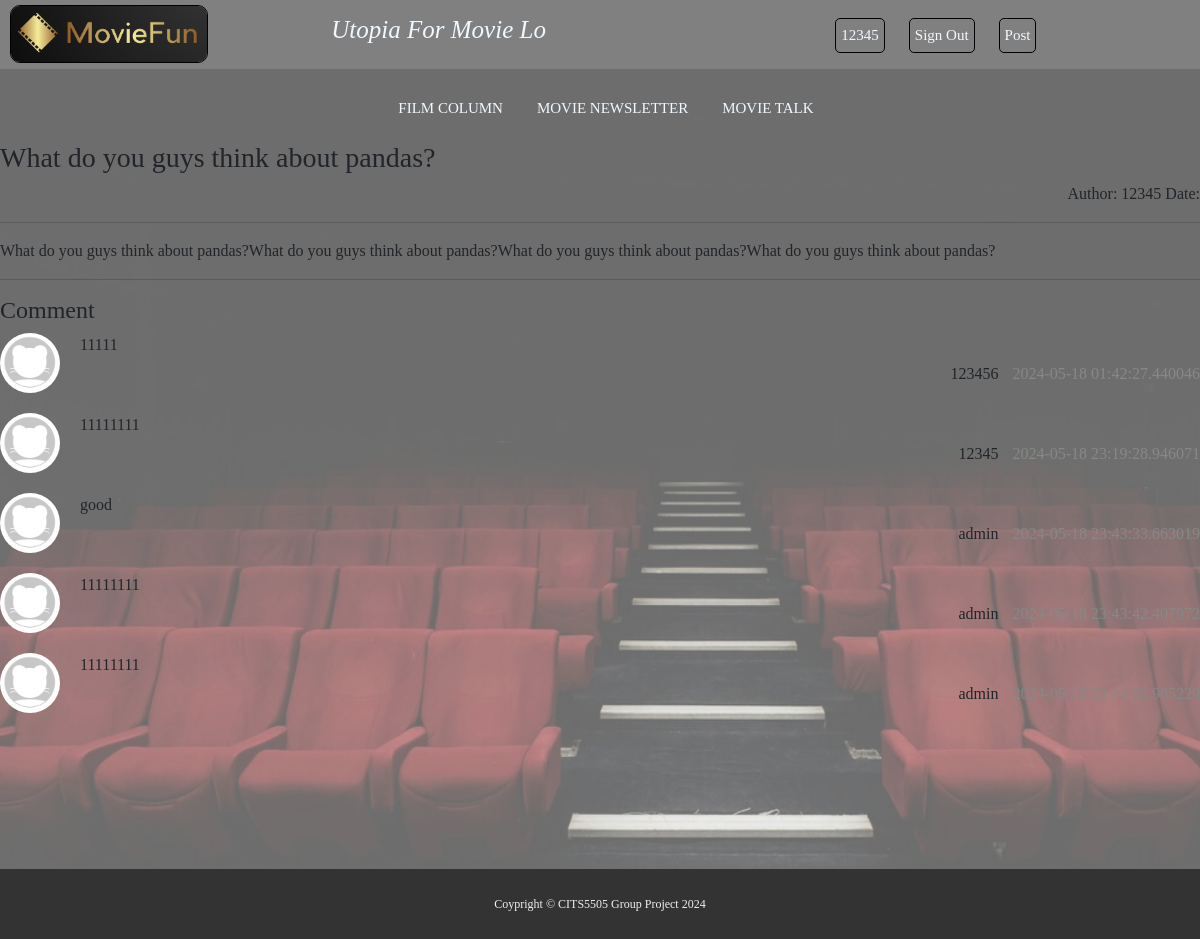
Screenshot of /qa/dt/1 (signed in) with the database file from the repository.
### models.py (models this page shows)
class UserModel(db.Model):
    __tablename__ = "user"
    id = db.Column(db.Integer, primary_key=True, autoincrement=True)
    username = db.Column(db.String(20), nullable=False)
    password = db.Column(db.String(25), nullable=False)
    email = db.Column(db.String(50), nullable=False, unique=True)

class QuestionModel(db.Model):
    __tablename__ = "question"
    id = db.Column(db.Integer, primary_key=True, autoincrement=True)
    title = db.Column(db.String(100), nullable=False)
    content = db.Column(db.Text, nullable=False)
    create_time = db.Column(db.DateTime, default=datetime.now)
    author_id = db.Column(db.Integer, db.ForeignKey("user.id"))
    author = db.relationship(UserModel, backref="questions")

class ReplyModel(db.Model):
    __tablename__ = "reply"
    id = db.Column(db.Integer, primary_key=True, autoincrement=True)
    content = db.Column(db.Text, nullable=False)
    create_time = db.Column(db.DateTime, default=datetime.now)
    question_id = db.Column(db.Integer, db.ForeignKey("question.id"))
    question = db.relationship(QuestionModel, backref="replies")
    user_id = db.Column(db.Integer, db.ForeignKey("user.id"))
    user = db.relationship(UserModel, backref="replies")

### blueprints/qa.py (the view)
@bp.route("/dt/<qa_id>")
def qa_detail(qa_id):
    question = QuestionModel.query.get(qa_id)
    replies = ReplyModel.query.filter(
        (ReplyModel.question_id == question.id)
    ).all()
    print(question, replies)
    return render_template("detail.html", question=question, replies=replies)

### app.py (called while the page is built)
@app.before_request
def my_before_request():
    user_id = session.get("user_id")
    if user_id:
        user = UserModel.query.get(user_id)
        setattr(g, "user", user)
    else:
        setattr(g, "user", None)

@app.context_processor
def my_context_processor():
    return {"user": g.user}

### templates/detail.html (shortened to what this page needs)
{% extends "base.html"%}
{% block head %}
<link rel="stylesheet" type="text/css" href="{{ url_for('static', filename='css/dt-styles.css') }}">
{% endblock %}
{% block body %}
<div class="homeBody">
  <div id="nav">
    <ul>
      <li><a class="navLink" href="filmColumn.html">FILM COLUMN</a></li>
      <li><a class="navLink" href="movieNews.html">MOVIE NEWSLETTER</a></li>
      <li><a class="navLink" href="/movieTalk" id="selfPage">MOVIE TALK</a></li>
    </ul>
  </div>
  <div class="content">
    <div>
      <div>
        <h3 class="page-title">{{ question.title }}</h3>
        <p class="question-info">
          <span>Author: {{ question.author.username }}</span>
          <span> Date: {{ question.creat_time }}</span>
        </p>
        <hr>
        <p class="question-content"> {{ question.content }}</p>
        <hr>
        <h4> Comment</h4>
        <div class="post">
          {% for reply in replies %}
          <li>
            <div class="side-post">
              <img class="avator" src="{{ url_for('static', filename='jpg/avatar.jpeg')}}" alt="">
            </div>
            <div class="question-main">
              <div>{{ reply.content }}</div>
              <div class="question-info">
                <span class="question-author">{{ reply.user.username }}</span>
                <span class="question-time">{{ reply.create_time }}</span>
              </div>
            </div>
          </li>
          {% endfor %}
        </div>
      </div>
    </div>
  </div>
</div>
{% endblock %}

### templates/base.html (shortened to what this page needs)
<!DOCTYPE html>
<html lang="en">
<head>
  <link href="https://cdn.jsdelivr.net/npm/bootstrap@5.3.3/dist/css/bootstrap.min.css" rel="stylesheet"
>
  <link rel="stylesheet" type="text/css" href="{{url_for('static', filename="css/index-styles.css" )}}">
  {% block head %} {% endblock%}
</head>
<body>
  <nav id="container">
    <div id="logo" class="col-md-8">
      <img src="{{ url_for('static', filename='jpg/logo.png') }}" alt="ForumLogo" id="ForumLogo">
      <p id="headP"></p>
    </div>
    <div id="login" class="col-md-4">
      <ul>
        {% if user %}
        <li><span class="logLink">{{ user.username}}</span></li>
        <li><a class="logLink" href="{{ url_for('auth.logout')}}">Sign Out</a></li>
        {% else %}
        <li><a class="logLink" href="{{ url_for('auth.login')}}">Log In</a></li>
        <li><a class="logLink" href="{{ url_for('auth.register')}}">Register</a></li>
        {% endif %}
        <li><a class="logLink" href="{{ url_for('qa.post')}}">Post</a></li>
      </ul>
    </div>
  </nav>
  {% block body %}
  {% endblock %}
  <footer>
    <div id="copyright">
      <p>
        Coypright © CITS5505 Group Project 2024
      </p>
    </div>
  </footer>
</body>
</html>

### static/css/index-styles.css (style rules this page uses)
* { margin: 0; padding: 0; box-sizing: border-box; font-family: Cambria, Cochin, Georgia, Times, "Times New Roman", serif; }
#container { background-color: grey; display: flex; flex-direction: row; padding-left: 10px; }
#logo { display: inline-block; margin: auto 0px; }
#ForumLogo { display: inline-block; width: 25%; height: auto; border: 1px solid black; border-radius: 10px; }
#headP { display: inline-block; font-size: 25px; font-style: italic; margin-left: 15%; color: aliceblue; }
#container ul { text-align: justify; }
#container li { display: inline-block; text-align: right; margin-right: 20px; border: 1px solid black; margin-top: 5%; border-radius: 5px; padding: 5px; font-size: 15px; font-family: "Roboto", sans-serif; }
.logLink { text-decoration: none; color: aliceblue; }
.homeBody { background-image: url("../jpg/bgimg.png"); background-attachment: fixed; background-size: cover; height: 800px; }
#nav ul { text-align: center; }
#nav li { display: inline-block; text-align: center; margin-right: 20px; margin-top: 2%; padding: 5px; font-size: 15px; font-family: "Roboto", sans-serif; }
.navLink { text-decoration: none; color: aliceblue; }
footer { padding-top: 10px; }
#copyright { margin-top: -10px; background-color: #333333; color: #f0f0f0; text-align: center; height: 70px; line-height: 70px; font-size: 12px; }

### static/css/dt-styles.css (style rules this page uses)
.post li { display: flex; margin-bottom: 20px; }
.side-post { margin-right: 20px; }
.avator { width: 60px; height: 60px; border-radius: 50%; }
.question-main { flex-grow: 1; }
.question-main div { margin-bottom: 5px; }
.question-author { margin-right: 10px; }
.question-time { color: #888; }
.question-info { text-align: right; }

### rows the page displays
UserModel: username "12345", author.username "12345"
QuestionModel: title "What do you guys think about pandas?", content "What do you guys think about pandas?What do you guys think about pandas?What do you guys think about pandas?What do you guys think about pandas?"
ReplyModel: content "11111", user.username "123456", create_time "2024-05-18 01:42:27.440046"
ReplyModel: content "11111111", user.username "12345", create_time "2024-05-18 23:19:28.946071"
ReplyModel: content "good", user.username "admin", create_time "2024-05-18 23:43:33.663019"
ReplyModel: content "11111111", user.username "admin", create_time "2024-05-18 23:43:42.407972"
ReplyModel: content "11111111", user.username "admin", create_time "2024-05-18 23:44:03.965229"
